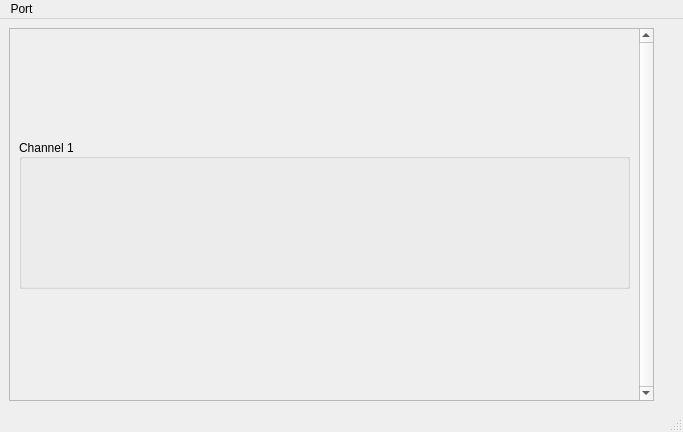
<?xml version="1.0" encoding="UTF-8"?>
<ui version="4.0">
 <class>MainWindow</class>
 <widget class="QMainWindow" name="MainWindow">
  <property name="geometry">
   <rect>
    <x>0</x>
    <y>0</y>
    <width>683</width>
    <height>432</height>
   </rect>
  </property>
  <property name="windowTitle">
   <string>MainWindow</string>
  </property>
  <property name="locale">
   <locale language="English" country="World"/>
  </property>
  <widget class="QWidget" name="centralwidget">
   <property name="sizePolicy">
    <sizepolicy hsizetype="Minimum" vsizetype="Preferred">
     <horstretch>0</horstretch>
     <verstretch>0</verstretch>
    </sizepolicy>
   </property>
   <layout class="QHBoxLayout" name="horizontalLayout" stretch="5,0">
    <property name="sizeConstraint">
     <enum>QLayout::SetDefaultConstraint</enum>
    </property>
    <item>
     <layout class="QHBoxLayout" name="horizontalLayout_3">
      <property name="sizeConstraint">
       <enum>QLayout::SetFixedSize</enum>
      </property>
      <item>
       <widget class="QScrollArea" name="Oscillo_Channel_Area">
        <property name="maximumSize">
         <size>
          <width>16777215</width>
          <height>16777215</height>
         </size>
        </property>
        <property name="autoFillBackground">
         <bool>false</bool>
        </property>
        <property name="frameShape">
         <enum>QFrame::StyledPanel</enum>
        </property>
        <property name="midLineWidth">
         <number>1</number>
        </property>
        <property name="verticalScrollBarPolicy">
         <enum>Qt::ScrollBarAlwaysOn</enum>
        </property>
        <property name="sizeAdjustPolicy">
         <enum>QAbstractScrollArea::AdjustToContents</enum>
        </property>
        <property name="widgetResizable">
         <bool>true</bool>
        </property>
        <property name="alignment">
         <set>Qt::AlignLeading|Qt::AlignLeft|Qt::AlignVCenter</set>
        </property>
        <widget class="QWidget" name="Oscillo_Channel_Area_widg">
         <property name="geometry">
          <rect>
           <x>0</x>
           <y>0</y>
           <width>616</width>
           <height>367</height>
          </rect>
         </property>
         <property name="sizePolicy">
          <sizepolicy hsizetype="MinimumExpanding" vsizetype="MinimumExpanding">
           <horstretch>0</horstretch>
           <verstretch>0</verstretch>
          </sizepolicy>
         </property>
         <layout class="QVBoxLayout" name="Oscillo_Channel_Area_verticalLayout">
          <property name="spacing">
           <number>0</number>
          </property>
          <item>
           <widget class="QGroupBox" name="Channel1_groupBox">
            <property name="sizePolicy">
             <sizepolicy hsizetype="Preferred" vsizetype="Fixed">
              <horstretch>0</horstretch>
              <verstretch>0</verstretch>
             </sizepolicy>
            </property>
            <property name="minimumSize">
             <size>
              <width>0</width>
              <height>150</height>
             </size>
            </property>
            <property name="title">
             <string>Channel 1</string>
            </property>
            <property name="alignment">
             <set>Qt::AlignLeading|Qt::AlignLeft|Qt::AlignVCenter</set>
            </property>
            <layout class="QHBoxLayout" name="horizontalLayout_5"/>
           </widget>
          </item>
         </layout>
        </widget>
       </widget>
      </item>
     </layout>
    </item>
    <item>
     <layout class="QVBoxLayout" name="verticalLayout">
      <item>
       <layout class="QHBoxLayout" name="OscilloPanel_Layout"/>
      </item>
      <item>
       <spacer name="verticalSpacer">
        <property name="orientation">
         <enum>Qt::Vertical</enum>
        </property>
        <property name="sizeHint" stdset="0">
         <size>
          <width>20</width>
          <height>40</height>
         </size>
        </property>
       </spacer>
      </item>
     </layout>
    </item>
   </layout>
  </widget>
  <widget class="QMenuBar" name="menubar">
   <property name="geometry">
    <rect>
     <x>0</x>
     <y>0</y>
     <width>683</width>
     <height>22</height>
    </rect>
   </property>
   <widget class="QMenu" name="menuPort_Settings">
    <property name="locale">
     <locale language="English" country="World"/>
    </property>
    <property name="title">
     <string>Port</string>
    </property>
    <addaction name="Connect_action"/>
    <addaction name="PortSettings_action"/>
   </widget>
   <addaction name="menuPort_Settings"/>
  </widget>
  <widget class="QStatusBar" name="statusbar"/>
  <action name="Connect_action">
   <property name="text">
    <string>Connect\Disconnect</string>
   </property>
   <property name="shortcut">
    <string>Alt+E</string>
   </property>
  </action>
  <action name="PortSettings_action">
   <property name="text">
    <string>Port Settings</string>
   </property>
   <property name="shortcut">
    <string>Alt+S</string>
   </property>
  </action>
 </widget>
 <resources/>
 <connections/>
</ui>
